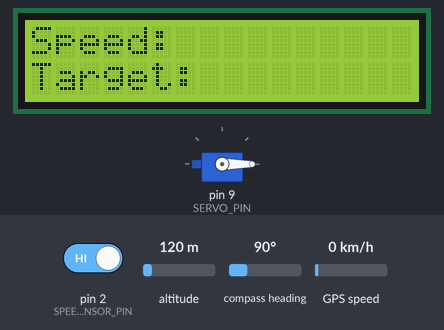
This sketch was run on a simulated Arduino Uno, built with avr-gcc and run on an emulated ATmega328P. Shown: 16×2 character LCD, servo. The test bench sets the inputs (shaded band); at power-on: pin 2 (SPEED_SENSOR_PIN) HIGH, altitude 120 m, compass heading 90°, GPS speed 0 km/h. The GPS gets a fix after 3 s at 37.7749, -122.4194 with 8 satellites.

Above: at 0.1 s.
At 1.1 s:
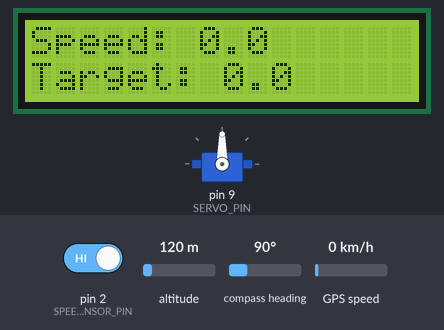
At 3.2 s:
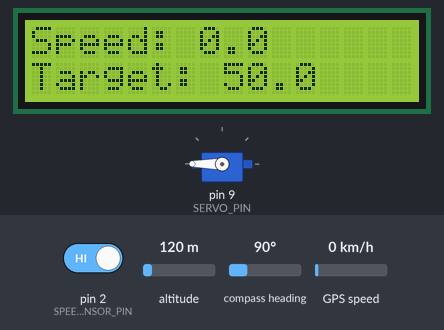
Timing chart, 0 to 4.7 s (numbered marks = the images above):
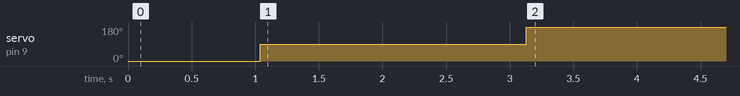

The sketch:

AUTOMATICVEHICLESPEEDCONTROLLERSYSTEM.ino
```cpp
#include <TinyGPS++.h>
#include <SoftwareSerial.h>
#include <LiquidCrystal_I2C.h>
#include <Servo.h>
#define GPS_RX_PIN 4
#define GPS_TX_PIN 3
#define RF_RX_PIN 5
#define RF_TX_PIN 6
#define SERVO_PIN 9
#define SPEED_SENSOR_PIN 2
#define SPEED_LIMIT_URBAN 50
#define SPEED_LIMIT_HIGHWAY 100
#define UPDATE_INTERVAL 1000
TinyGPSPlus gps;
SoftwareSerial gpsSerial(GPS_RX_PIN, GPS_TX_PIN);
SoftwareSerial rfSerial(RF_RX_PIN, RF_TX_PIN);
LiquidCrystal_I2C lcd(0x27, 16, 2);
Servo throttleServo;
float currentSpeed = 0.0;
float targetSpeed = 0.0;
unsigned long lastUpdate = 0;
volatile unsigned long pulseCount = 0;
bool isControlEnabled = true;
void speedPulse() {
  pulseCount++;
}
void setup() {
  Serial.begin(9600);
  gpsSerial.begin(9600);
  rfSerial.begin(9600);
  lcd.init();
  lcd.backlight();
  lcd.clear();
  throttleServo.attach(SERVO_PIN);
  throttleServo.write(0);
  pinMode(SPEED_SENSOR_PIN, INPUT_PULLUP);
  attachInterrupt(digitalPinToInterrupt(SPEED_SENSOR_PIN), speedPulse, RISING);
  lcd.setCursor(0, 0);
  lcd.print("Speed: ");
  lcd.setCursor(0, 1);
  lcd.print("Target: ");
}
void loop() {
  if (millis() - lastUpdate >= UPDATE_INTERVAL) {
    updateSpeed();
    processGPS();
    checkRFCommands();
    updateDisplay();
    controlSpeed();
    lastUpdate = millis();
    pulseCount = 0;
  }
}
void updateSpeed() {
  currentSpeed = (pulseCount * 2.25 * 3600) / 1000.0;
}
void processGPS() {
  while (gpsSerial.available() > 0) {
    if (gps.encode(gpsSerial.read())) {
      if (gps.location.isValid()) {
        if (isUrbanArea(gps.location.lat(), gps.location.lng())) {
          targetSpeed = SPEED_LIMIT_URBAN;
        } else {
          targetSpeed = SPEED_LIMIT_HIGHWAY;
        }
      }
    }
  }
}
bool isUrbanArea(float lat, float lng) {
  return true;
}
void checkRFCommands() {
  if (rfSerial.available()) {
    char command = rfSerial.read();
    switch (command) {
      case 'E':
        isControlEnabled = true;
        break;
      case 'D':
        isControlEnabled = false;
        throttleServo.write(0);
        break;
      case 'S':
        if (rfSerial.available() >= 2) {
          targetSpeed = rfSerial.parseInt();
        }
        break;
    }
  }
}
void updateDisplay() {
  lcd.setCursor(7, 0);
  lcd.print("     ");
  lcd.setCursor(7, 0);
  lcd.print(currentSpeed, 1);
  lcd.setCursor(8, 1);
  lcd.print("     ");
  lcd.setCursor(8, 1);
  lcd.print(targetSpeed, 1);
}
void controlSpeed() {
  if (!isControlEnabled) return;
  float speedError = targetSpeed - currentSpeed;
  int throttlePosition = map(constrain(speedError, -10, 10), -10, 10, 0, 180);
  throttleServo.write(throttlePosition);
}
```

Measured:
- by itself, servo on pin 9 (SERVO_PIN): 0° → 90° at 1.0 s, → 180° 2.1 s later
- what the display in image 1 shows lasts 2.1 s, from 1.0 s to 3.1 s
